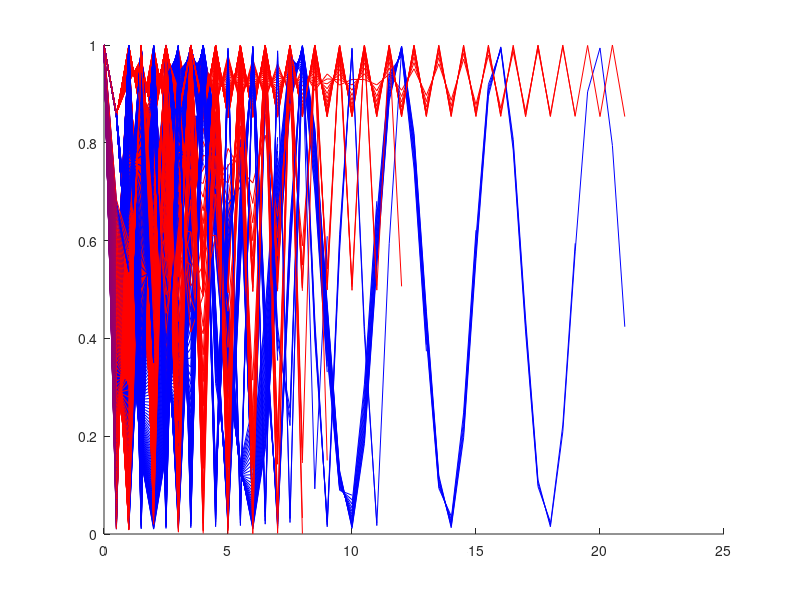

Here is the MATLAB script that generated this plot:
function mmwithtime()

%%%%%%%%%%%%%%%%%%%%%%%%%%%%%%%%%%%%%%%%%%%%%%%%%%%%%%%%%%%%%%%%%%%%%%%%%%%
global Rabi g1 g2 anglerot Delta DabEq aux nb_aux noise;

do_rotary = 1;

Rabi = 2*pi*10e6;        %10e6; % bare Rabi in circular freq
g1 = 0;%1/1e-3; %1/100e-3; %Right now T1 infinite
g2 = 0; %1/1e-6;

DabEq =0; %all pop in ground state
rhoggEq = (-DabEq + 1)/2;

u_init = 0;
v_init = 0;
w_init = -1;

%%%%%%%%%%%%%%%%%%%%%%%%%%%%%%%%%%%%%%%%%%%%%%%%%%%%%%%%%%%%%%%%%%%%%%%%%%%
%%%%%%%%%%%%%%%%%%%%%%%%%%%%%%%%%%%%%%%%%%%%%%%%%%%%%%%%%%%%%%%%%%%%%%%%%%%
TotalSign = [];
angleinit = 1/4; %in pi units
anglestep = 1/4;
anglefin = 1;
k = 1;
for anglerot = pi*angleinit:pi*anglestep:pi*anglefin
% total time: nbcycle*2*anglerot/Rabi
timeunit =anglerot/Rabi;
period = 2*timeunit;
%%%%%%%%%%%%%%%%%%%%%%%%%%%%%%%%%%%%%%%%%%%%%%%%%%%%%%%%%%%%%%%%%%%%%%%%%%%
%%%%%%%%%%%%%%%%%%%%%%%%%%%%%%%%%%%%%%%%%%%%%%%%%%%%%%%%%%%%%%%%%%%%%%%%%%%
SignalDeltaNNN = [];
DeltaInit = 1e6;
DeltaFin = Rabi/2/pi;
DeltaStep = 0.1e6;
for Delta = 2*pi*DeltaInit:2*pi*DeltaStep:2*pi*DeltaFin
    
    time = pi*Rabi/4/Delta/sin(anglerot/2);
    nbcycle = ceil(time);
    
%%%%%%%%%%%%%%%%%%%%%%%%%%%%%%%%%%%%%%%%%%%%%%%%%%%%%%%%%%%%%%%%%%%%%%%%%%%
%%%%%%%%%%%%%%%%%%%%%%%%%%%%%%%%%%%%%%%%%%%%%%%%%%%%%%%%%%%%%%%%%%%%%%%%%%%
% No stochastic noise

% Matrix multiplication

Zmmnn = [];
ummnn = [];
vmmnn = [];

Zmmrotnn = [];
ummrotnn = [];
vmmrotnn = [];

%with dissipation, column vectors
rho = [(1-w_init)/2,(u_init + 1i*v_init)/2,(u_init - 1i*v_init)/2,1-(1-w_init)/2]';
Zmmnn(1) = rho(1);
ummnn(1) = 2*real(rho(2));
vmmnn(1) = -2*imag(rho(2));
%% Usual Rabi
for nb_aux = 1:1:2*nbcycle
    
    % dissipation
    M = [0,-1i*Rabi/2,1i*Rabi/2,g1;-1i*Rabi/2,1i*(Delta) - g2,0,1i*Rabi/2;1i*Rabi/2, 0,-1i*(Delta)-g2,-1i*Rabi/2;0,1i*Rabi/2,-1i*Rabi/2,-g1];
    
    rho = expm(timeunit*M)*rho;
  
    Zmmnn(nb_aux+1) = rho(1);
    ummnn(nb_aux+1) = 2*real(rho(2));
    vmmnn(nb_aux+1) = -2*imag(rho(2));
    
end

h = 1;
rho = [(1-w_init)/2,(u_init + 1i*v_init)/2,(u_init - 1i*v_init)/2,1-(1-w_init)/2]';
Zmmrotnn(1) = rho(1);
ummrotnn(1) = 2*real(rho(2));
vmmrotnn(1) = -2*imag(rho(2));

%% Rotary
for nb_aux = 1:1:2*nbcycle
        
    % dissipation
    M = [0,-1i*Rabi*h/2,1i*Rabi*h/2,g1;-1i*Rabi*h/2,1i*(Delta) - g2,0,1i*Rabi*h/2;1i*Rabi*h/2, 0,-1i*(Delta)-g2,-1i*Rabi*h/2;0,1i*Rabi*h/2,-1i*Rabi*h/2,-g1];
    
    rho = expm(timeunit*M)*rho;
    Zmmrotnn(nb_aux+1) = rho(1);
    ummrotnn(nb_aux+1) = 2*real(rho(2));
    vmmrotnn(nb_aux+1) = -2*imag(rho(2));
   
    h = -h;
    
end

%mm no noise
figure(100)
hold on
plot(0:1/2:(length(Zmmnn)-1)/2,real(Zmmnn),'b')
plot(0:1/2:(length(Zmmrotnn)-1)/2,real(Zmmrotnn),'r')
hold off

end

end
